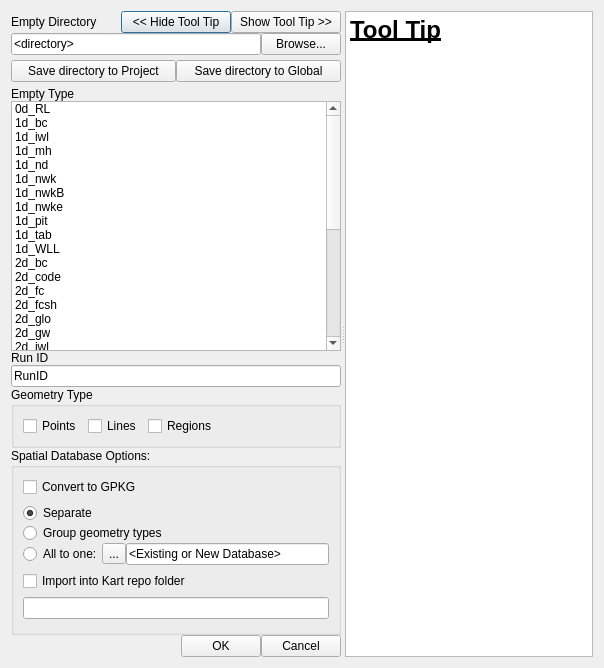
<?xml version="1.0" encoding="UTF-8"?>
<ui version="4.0">
 <class>coastalmeqgis_import_empty</class>
 <widget class="QDialog" name="coastalmeqgis_import_empty">
  <property name="geometry">
   <rect>
    <x>0</x>
    <y>0</y>
    <width>604</width>
    <height>668</height>
   </rect>
  </property>
  <property name="windowTitle">
   <string>Dialog</string>
  </property>
  <layout class="QVBoxLayout" name="verticalLayout_3">
   <item>
    <widget class="QSplitter" name="splitter">
     <property name="orientation">
      <enum>Qt::Horizontal</enum>
     </property>
     <widget class="QWidget" name="verticalLayoutWidget">
      <layout class="QVBoxLayout" name="verticalLayout">
       <property name="spacing">
        <number>0</number>
       </property>
       <item>
        <layout class="QHBoxLayout" name="horizontalLayout_17">
         <item>
          <widget class="QLabel" name="label1">
           <property name="text">
            <string>Empty Directory</string>
           </property>
          </widget>
         </item>
         <item>
          <widget class="QPushButton" name="pbHideToolTip">
           <property name="text">
            <string>&lt;&lt; Hide Tool Tip</string>
           </property>
          </widget>
         </item>
         <item>
          <widget class="QPushButton" name="pbShowToolTip">
           <property name="text">
            <string>Show Tool Tip &gt;&gt;</string>
           </property>
          </widget>
         </item>
        </layout>
       </item>
       <item>
        <layout class="QHBoxLayout" name="horizontalLayout">
         <item>
          <widget class="QLineEdit" name="emptydir">
           <property name="minimumSize">
            <size>
             <width>250</width>
             <height>0</height>
            </size>
           </property>
           <property name="text">
            <string>&lt;directory&gt;</string>
           </property>
           <property name="readOnly">
            <bool>false</bool>
           </property>
          </widget>
         </item>
         <item>
          <widget class="QPushButton" name="browsedir">
           <property name="text">
            <string>Browse...</string>
           </property>
          </widget>
         </item>
        </layout>
       </item>
       <item>
        <spacer name="verticalSpacer_2">
         <property name="orientation">
          <enum>Qt::Vertical</enum>
         </property>
         <property name="sizeType">
          <enum>QSizePolicy::Fixed</enum>
         </property>
         <property name="sizeHint" stdset="0">
          <size>
           <width>0</width>
           <height>5</height>
          </size>
         </property>
        </spacer>
       </item>
       <item>
        <layout class="QHBoxLayout" name="horizontalLayout_2">
         <item>
          <widget class="QPushButton" name="pbSaveToProject">
           <property name="text">
            <string>Save directory to Project</string>
           </property>
          </widget>
         </item>
         <item>
          <widget class="QPushButton" name="pbSaveToGlobal">
           <property name="text">
            <string>Save directory to Global</string>
           </property>
          </widget>
         </item>
        </layout>
       </item>
       <item>
        <spacer name="verticalSpacer_3">
         <property name="orientation">
          <enum>Qt::Vertical</enum>
         </property>
         <property name="sizeType">
          <enum>QSizePolicy::Fixed</enum>
         </property>
         <property name="sizeHint" stdset="0">
          <size>
           <width>0</width>
           <height>5</height>
          </size>
         </property>
        </spacer>
       </item>
       <item>
        <layout class="QHBoxLayout" name="horizontalLayout_3">
         <item>
          <widget class="QLabel" name="label2">
           <property name="text">
            <string>Empty Type</string>
           </property>
          </widget>
         </item>
        </layout>
       </item>
       <item>
        <layout class="QHBoxLayout" name="horizontalLayout_4">
         <item>
          <widget class="QListWidget" name="emptyType">
           <property name="minimumSize">
            <size>
             <width>0</width>
             <height>250</height>
            </size>
           </property>
           <property name="maximumSize">
            <size>
             <width>16777215</width>
             <height>16777215</height>
            </size>
           </property>
           <property name="baseSize">
            <size>
             <width>0</width>
             <height>0</height>
            </size>
           </property>
           <property name="selectionMode">
            <enum>QAbstractItemView::ExtendedSelection</enum>
           </property>
           <item>
            <property name="text">
             <string>0d_RL</string>
            </property>
           </item>
           <item>
            <property name="text">
             <string>1d_bc</string>
            </property>
           </item>
           <item>
            <property name="text">
             <string>1d_iwl</string>
            </property>
           </item>
           <item>
            <property name="text">
             <string>1d_mh</string>
            </property>
           </item>
           <item>
            <property name="text">
             <string>1d_nd</string>
            </property>
           </item>
           <item>
            <property name="text">
             <string>1d_nwk</string>
            </property>
           </item>
           <item>
            <property name="text">
             <string>1d_nwkB</string>
            </property>
           </item>
           <item>
            <property name="text">
             <string>1d_nwke</string>
            </property>
           </item>
           <item>
            <property name="text">
             <string>1d_pit</string>
            </property>
           </item>
           <item>
            <property name="text">
             <string>1d_tab</string>
            </property>
           </item>
           <item>
            <property name="text">
             <string>1d_WLL</string>
            </property>
           </item>
           <item>
            <property name="text">
             <string>2d_bc</string>
            </property>
           </item>
           <item>
            <property name="text">
             <string>2d_code</string>
            </property>
           </item>
           <item>
            <property name="text">
             <string>2d_fc</string>
            </property>
           </item>
           <item>
            <property name="text">
             <string>2d_fcsh</string>
            </property>
           </item>
           <item>
            <property name="text">
             <string>2d_glo</string>
            </property>
           </item>
           <item>
            <property name="text">
             <string>2d_gw</string>
            </property>
           </item>
           <item>
            <property name="text">
             <string>2d_iwl</string>
            </property>
           </item>
           <item>
            <property name="text">
             <string>2d_lfcsh</string>
            </property>
           </item>
           <item>
            <property name="text">
             <string>2d_loc</string>
            </property>
           </item>
           <item>
            <property name="text">
             <string>2d_lp</string>
            </property>
           </item>
           <item>
            <property name="text">
             <string>2d_mat</string>
            </property>
           </item>
           <item>
            <property name="text">
             <string>2d_oz</string>
            </property>
           </item>
           <item>
            <property name="text">
             <string>2d_po</string>
            </property>
           </item>
           <item>
            <property name="text">
             <string>2d_rf</string>
            </property>
           </item>
           <item>
            <property name="text">
             <string>2d_sa</string>
            </property>
           </item>
           <item>
            <property name="text">
             <string>2d_sa_rf</string>
            </property>
           </item>
           <item>
            <property name="text">
             <string>2d_sa_tr</string>
            </property>
           </item>
           <item>
            <property name="text">
             <string>2d_soil</string>
            </property>
           </item>
           <item>
            <property name="text">
             <string>2d_vzsh</string>
            </property>
           </item>
           <item>
            <property name="text">
             <string>2d_z__</string>
            </property>
           </item>
           <item>
            <property name="text">
             <string>2d_zsh</string>
            </property>
           </item>
           <item>
            <property name="text">
             <string>2d_zshr</string>
            </property>
           </item>
          </widget>
         </item>
        </layout>
       </item>
       <item>
        <layout class="QHBoxLayout" name="horizontalLayout_6">
         <item>
          <widget class="QLabel" name="label3">
           <property name="text">
            <string>Run ID</string>
           </property>
          </widget>
         </item>
        </layout>
       </item>
       <item>
        <layout class="QHBoxLayout" name="horizontalLayout_5">
         <item>
          <widget class="QLineEdit" name="txtRunID">
           <property name="text">
            <string>RunID</string>
           </property>
           <property name="readOnly">
            <bool>false</bool>
           </property>
          </widget>
         </item>
        </layout>
       </item>
       <item>
        <layout class="QHBoxLayout" name="horizontalLayout_7">
         <item>
          <widget class="QGroupBox" name="groupBox_2">
           <property name="title">
            <string>Geometry Type</string>
           </property>
           <layout class="QVBoxLayout" name="verticalLayout_5">
            <item>
             <layout class="QHBoxLayout" name="horizontalLayout_8">
              <item>
               <widget class="QCheckBox" name="checkPoint">
                <property name="text">
                 <string>Points</string>
                </property>
               </widget>
              </item>
              <item>
               <widget class="QCheckBox" name="checkLine">
                <property name="text">
                 <string>Lines</string>
                </property>
               </widget>
              </item>
              <item>
               <widget class="QCheckBox" name="checkRegion">
                <property name="text">
                 <string>Regions</string>
                </property>
               </widget>
              </item>
              <item>
               <spacer name="horizontalSpacer">
                <property name="orientation">
                 <enum>Qt::Horizontal</enum>
                </property>
                <property name="sizeHint" stdset="0">
                 <size>
                  <width>0</width>
                  <height>20</height>
                 </size>
                </property>
               </spacer>
              </item>
             </layout>
            </item>
           </layout>
          </widget>
         </item>
        </layout>
       </item>
       <item>
        <layout class="QHBoxLayout" name="horizontalLayout_9">
         <item>
          <widget class="QGroupBox" name="gbSpatialDatabaseOptions">
           <property name="title">
            <string>Spatial Database Options:</string>
           </property>
           <layout class="QVBoxLayout" name="verticalLayout_4">
            <property name="spacing">
             <number>6</number>
            </property>
            <item>
             <widget class="QCheckBox" name="cbConvertToDb">
              <property name="text">
               <string>Convert to GPKG</string>
              </property>
             </widget>
            </item>
            <item>
             <layout class="QVBoxLayout" name="verticalLayout_2">
              <property name="spacing">
               <number>0</number>
              </property>
              <item>
               <layout class="QHBoxLayout" name="horizontalLayout_10">
                <property name="spacing">
                 <number>0</number>
                </property>
                <item>
                 <widget class="QRadioButton" name="rbDatabaseSeparate">
                  <property name="text">
                   <string>Separate</string>
                  </property>
                  <property name="checked">
                   <bool>true</bool>
                  </property>
                  <attribute name="buttonGroup">
                   <string notr="true">buttonGroup</string>
                  </attribute>
                 </widget>
                </item>
               </layout>
              </item>
              <item>
               <layout class="QHBoxLayout" name="horizontalLayout_19">
                <property name="spacing">
                 <number>0</number>
                </property>
                <item>
                 <widget class="QRadioButton" name="rbDatabaseGrouped">
                  <property name="text">
                   <string>Group geometry types</string>
                  </property>
                  <attribute name="buttonGroup">
                   <string notr="true">buttonGroup</string>
                  </attribute>
                 </widget>
                </item>
               </layout>
              </item>
              <item>
               <layout class="QHBoxLayout" name="horizontalLayout_20">
                <property name="spacing">
                 <number>0</number>
                </property>
                <item>
                 <widget class="QRadioButton" name="rbDatabaseOne">
                  <property name="text">
                   <string>All to one:</string>
                  </property>
                  <attribute name="buttonGroup">
                   <string notr="true">buttonGroup</string>
                  </attribute>
                 </widget>
                </item>
                <item>
                 <layout class="QHBoxLayout" name="horizontalLayout_21">
                  <property name="spacing">
                   <number>0</number>
                  </property>
                  <item>
                   <widget class="QToolButton" name="btnDatabaseBrowse">
                    <property name="text">
                     <string>...</string>
                    </property>
                   </widget>
                  </item>
                  <item>
                   <widget class="QLineEdit" name="leDatabaseBrowse">
                    <property name="text">
                     <string>&lt;Existing or New Database&gt;</string>
                    </property>
                   </widget>
                  </item>
                 </layout>
                </item>
               </layout>
              </item>
             </layout>
            </item>
            <item>
             <widget class="QCheckBox" name="cb_import_into_kart">
              <property name="text">
               <string>Import into Kart repo folder</string>
              </property>
             </widget>
            </item>
            <item>
             <widget class="QLineEdit" name="le_kart_repo"/>
            </item>
            <item>
             <spacer name="verticalSpacer">
              <property name="orientation">
               <enum>Qt::Vertical</enum>
              </property>
              <property name="sizeHint" stdset="0">
               <size>
                <width>20</width>
                <height>40</height>
               </size>
              </property>
             </spacer>
            </item>
           </layout>
          </widget>
         </item>
        </layout>
       </item>
       <item>
        <layout class="QHBoxLayout" name="horizontalLayout_12">
         <item>
          <spacer name="horizontalSpacer_3">
           <property name="orientation">
            <enum>Qt::Horizontal</enum>
           </property>
           <property name="sizeHint" stdset="0">
            <size>
             <width>0</width>
             <height>20</height>
            </size>
           </property>
          </spacer>
         </item>
         <item>
          <widget class="QPushButton" name="pbOk">
           <property name="text">
            <string>OK</string>
           </property>
          </widget>
         </item>
         <item>
          <widget class="QPushButton" name="pbCancel">
           <property name="text">
            <string>Cancel</string>
           </property>
          </widget>
         </item>
        </layout>
       </item>
      </layout>
     </widget>
     <widget class="QWidget" name="verticalLayoutWidget_2">
      <layout class="QHBoxLayout" name="horizontalLayout_13">
       <item>
        <widget class="QTextBrowser" name="teToolTip">
         <property name="html">
          <string>&lt;!DOCTYPE HTML PUBLIC &quot;-//W3C//DTD HTML 4.0//EN&quot; &quot;http://www.w3.org/TR/REC-html40/strict.dtd&quot;&gt;
&lt;html&gt;&lt;head&gt;&lt;meta name=&quot;qrichtext&quot; content=&quot;1&quot; /&gt;&lt;style type=&quot;text/css&quot;&gt;
p, li { white-space: pre-wrap; }
&lt;/style&gt;&lt;/head&gt;&lt;body style=&quot; font-family:'MS Shell Dlg 2'; font-size:8.25pt; font-weight:400; font-style:normal;&quot;&gt;
&lt;p style=&quot; margin-top:0px; margin-bottom:0px; margin-left:0px; margin-right:0px; -qt-block-indent:0; text-indent:0px;&quot;&gt;&lt;span style=&quot; font-size:18pt; font-weight:600; text-decoration: underline;&quot;&gt;Tool Tip&lt;/span&gt;&lt;/p&gt;&lt;/body&gt;&lt;/html&gt;</string>
         </property>
         <property name="openExternalLinks">
          <bool>true</bool>
         </property>
        </widget>
       </item>
      </layout>
     </widget>
    </widget>
   </item>
  </layout>
 </widget>
 <tabstops>
  <tabstop>pbOk</tabstop>
  <tabstop>pbCancel</tabstop>
  <tabstop>pbHideToolTip</tabstop>
  <tabstop>pbShowToolTip</tabstop>
  <tabstop>emptydir</tabstop>
  <tabstop>browsedir</tabstop>
  <tabstop>pbSaveToProject</tabstop>
  <tabstop>pbSaveToGlobal</tabstop>
  <tabstop>emptyType</tabstop>
  <tabstop>txtRunID</tabstop>
  <tabstop>checkPoint</tabstop>
  <tabstop>checkLine</tabstop>
  <tabstop>checkRegion</tabstop>
  <tabstop>cbConvertToDb</tabstop>
  <tabstop>rbDatabaseSeparate</tabstop>
  <tabstop>rbDatabaseGrouped</tabstop>
  <tabstop>rbDatabaseOne</tabstop>
  <tabstop>btnDatabaseBrowse</tabstop>
  <tabstop>leDatabaseBrowse</tabstop>
  <tabstop>cb_import_into_kart</tabstop>
  <tabstop>le_kart_repo</tabstop>
  <tabstop>teToolTip</tabstop>
 </tabstops>
 <resources/>
 <connections/>
 <buttongroups>
  <buttongroup name="buttonGroup"/>
 </buttongroups>
</ui>
